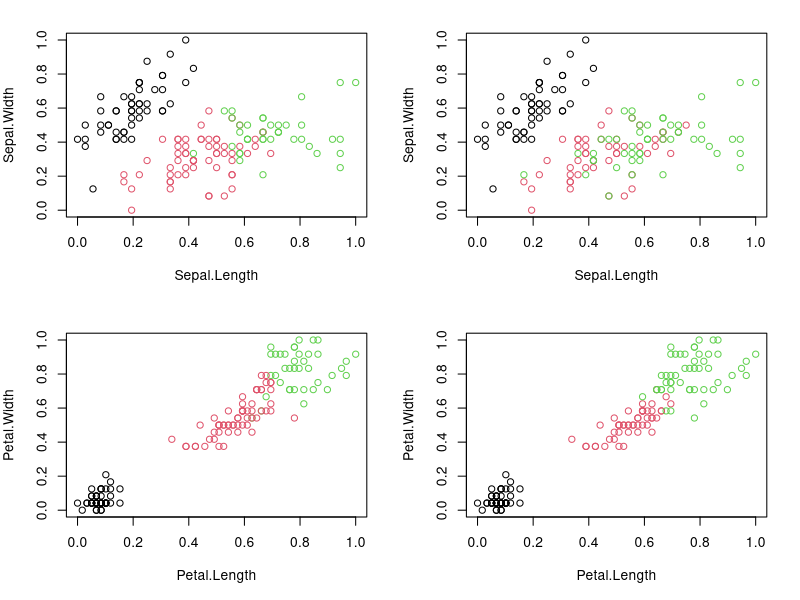

This chart was generated by the following R code:
#k-Means algoritham using the package in R
require("datasets")
data(iris)
str(iris)
summary(iris)
head(iris)
iris_new<-iris[]
iris_class<-iris_new[,5]
iris_new <- iris_new[,-5]
normalize<-function(x){
  return((x-min(x))/(max(x)-min(x)))
}
iris_new$Sepal.Length <- normalize(iris_new$Sepal.Length)
iris_new$Sepal.Width <- normalize(iris_new$Sepal.Width)
iris_new$Petal.Length <- normalize(iris_new$Petal.Length)
iris_new$Petal.Width <- normalize(iris_new$Petal.Width)

head(iris_new)

result <- kmeans(iris_new,3)

par(mfrow = c(2,2),mar=c(5,4,2,2))
plot(iris_new[c(1,2)],col=result$cluster)
plot(iris_new[c(1,2)],col=iris_class)
plot(iris_new[c(3,4)],col=result$cluster)
plot(iris_new[c(3,4)],col=iris_class)
